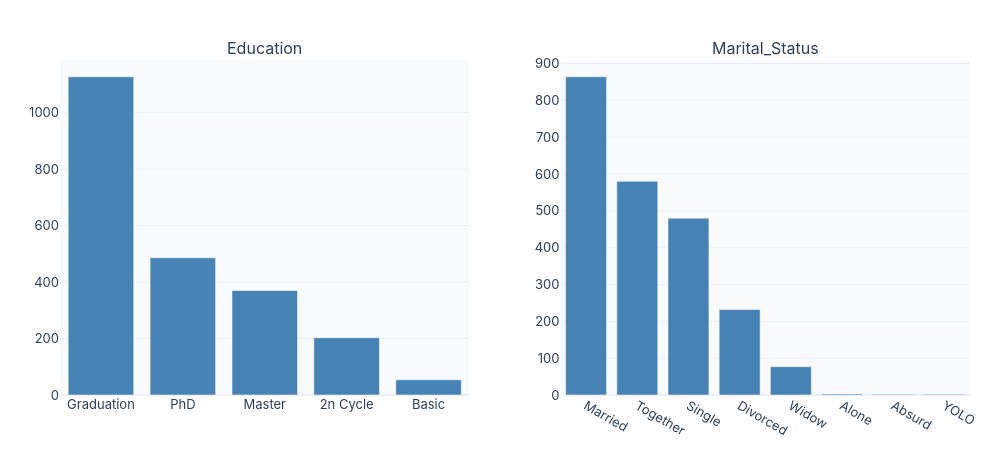
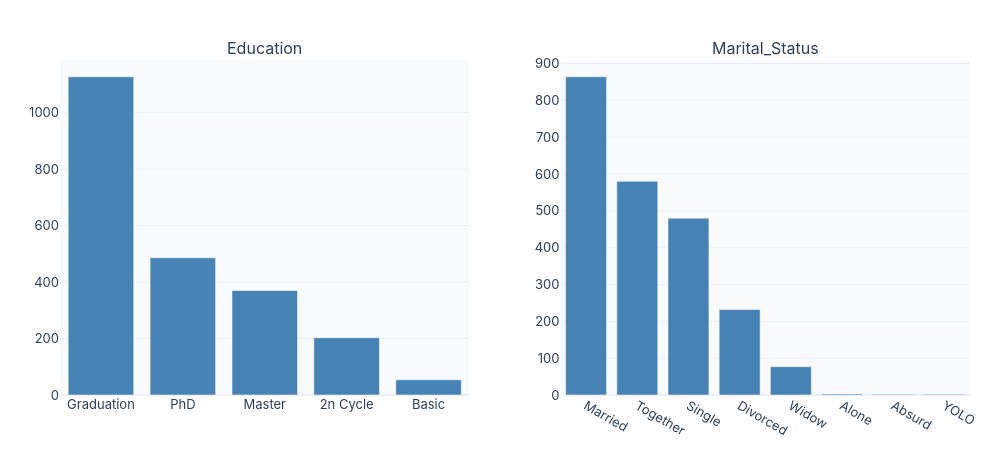

Notebook code cell kept with these figures, in order:
### Code cell
# Variables catégorielles
cat_vars = [v for v in ['Education', 'Marital_Status'] if v in df.columns]

fig = make_subplots(rows=1, cols=max(len(cat_vars), 1), subplot_titles=cat_vars)
for i, var in enumerate(cat_vars):
    counts = df[var].value_counts()
    fig.add_trace(
        go.Bar(x=counts.index.astype(str), y=counts.values, marker_color=COLORS['primary'], showlegend=False),
        row=1, col=i + 1,
    )

fig.update_layout(height=450, width=1000)
show_figure(fig, '../reports/figures/ex2_categorical.png', width=1000, height=450)

### Figure 1 — Plotly figure (JSON) as saved in the notebook; plotly's stock layout.template omitted (floating-point values rounded to 4 significant figures)
{"data": [{"marker": {"color": "#4682B4"}, "showlegend": false, "type": "bar", "x": ["Graduation", "PhD", "Master", "2n Cycle", "Basic"], "xaxis": "x", "y": [1127, 486, 370, 203, 54], "yaxis": "y"}, {"marker": {"color": "#4682B4"}, "showlegend": false, "type": "bar", "x": ["Married", "Together", "Single", "Divorced", "Widow", "Alone", "Absurd", "YOLO"], "xaxis": "x2", "y": [864, 580, 480, 232, 77, 3, 2, 2], "yaxis": "y2"}], "layout": {"annotations": [{"font": {"size": 16}, "showarrow": false, "text": "Education", "x": 0.225, "xanchor": "center", "xref": "paper", "y": 1, "yanchor": "bottom", "yref": "paper"}, {"font": {"size": 16}, "showarrow": false, "text": "Marital_Status", "x": 0.775, "xanchor": "center", "xref": "paper", "y": 1, "yanchor": "bottom", "yref": "paper"}], "colorway": ["#4682B4", "#FF6347", "#FF7F50", "#708090"], "font": {"family": "-apple-system, BlinkMacSystemFont, Segoe UI, Roboto, sans-serif", "size": 13}, "height": 450, "legend": {"orientation": "h", "x": 1, "xanchor": "right", "y": 1.02, "yanchor": "bottom"}, "margin": {"b": 50, "l": 60, "r": 30, "t": 60}, "paper_bgcolor": "#FFFFFF", "plot_bgcolor": "#F8FAFC", "width": 1000, "xaxis": {"anchor": "y", "domain": [0, 0.45]}, "xaxis2": {"anchor": "y2", "domain": [0.55, 1]}, "yaxis": {"anchor": "x", "domain": [0, 1]}, "yaxis2": {"anchor": "x2", "domain": [0, 1]}}}

### Figure 2 — Plotly figure (JSON) as saved in the notebook; plotly's stock layout.template omitted (floating-point values rounded to 4 significant figures)
{"data": [{"marker": {"color": "#4682B4"}, "showlegend": false, "type": "bar", "x": ["Graduation", "PhD", "Master", "2n Cycle", "Basic"], "xaxis": "x", "y": [1127, 486, 370, 203, 54], "yaxis": "y"}, {"marker": {"color": "#4682B4"}, "showlegend": false, "type": "bar", "x": ["Married", "Together", "Single", "Divorced", "Widow", "Alone", "Absurd", "YOLO"], "xaxis": "x2", "y": [864, 580, 480, 232, 77, 3, 2, 2], "yaxis": "y2"}], "layout": {"annotations": [{"font": {"size": 16}, "showarrow": false, "text": "Education", "x": 0.225, "xanchor": "center", "xref": "paper", "y": 1, "yanchor": "bottom", "yref": "paper"}, {"font": {"size": 16}, "showarrow": false, "text": "Marital_Status", "x": 0.775, "xanchor": "center", "xref": "paper", "y": 1, "yanchor": "bottom", "yref": "paper"}], "colorway": ["#4682B4", "#FF6347", "#FF7F50", "#708090"], "font": {"family": "-apple-system, BlinkMacSystemFont, Segoe UI, Roboto, sans-serif", "size": 13}, "height": 450, "legend": {"orientation": "h", "x": 1, "xanchor": "right", "y": 1.02, "yanchor": "bottom"}, "margin": {"b": 50, "l": 60, "r": 30, "t": 60}, "paper_bgcolor": "#FFFFFF", "plot_bgcolor": "#F8FAFC", "width": 1000, "xaxis": {"anchor": "y", "domain": [0, 0.45]}, "xaxis2": {"anchor": "y2", "domain": [0.55, 1]}, "yaxis": {"anchor": "x", "domain": [0, 1]}, "yaxis2": {"anchor": "x2", "domain": [0, 1]}}}
